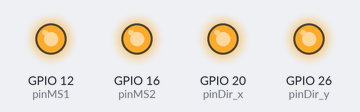
Recording of a program running on a simulated Raspberry Pi (BCM pin numbers). Parts: output pins drawn as LEDs (lit = HIGH). The clock reads 2024-03-15 10:24:30 at power-on unless the program sets it; pins used as bus, display or sensor lines are not drawn.

Above: at 0.1 s.
At 4.8 s:
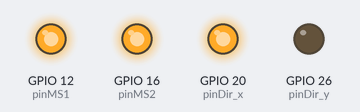
At 10.5 s:
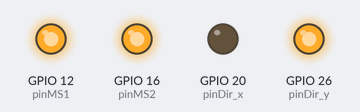
At 20.4 s:
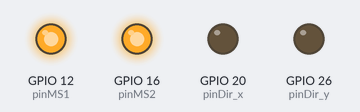
Timing chart, 0 to 22.0 s (numbered marks = the images above):
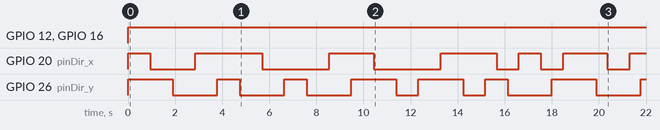

Measured:
- by itself, GPIO 12 (pinMS1), GPIO 16 (pinMS2): LOW → HIGH at 0.00 s
- by itself, GPIO 20 (pinDir_x): LOW → HIGH at 0.00 s, → LOW 0.95 s later, → HIGH 1.9 s later, → LOW 2.8 s later, … (13 changes in this stretch)
- by itself, GPIO 26 (pinDir_y): LOW → HIGH at 0.00 s, → LOW 1.9 s later, → HIGH 1.9 s later, → LOW 0.95 s later, … (15 changes in this stretch)

The program:

2d_drawer.py
```python
import gpiozero
import time

pinMS1 = gpiozero.DigitalOutputDevice(12)
pinMS2 = gpiozero.DigitalOutputDevice(16)
pinStep_y = gpiozero.DigitalOutputDevice(19)
pinDir_y =  gpiozero.DigitalOutputDevice(26)
pinStep_x = gpiozero.DigitalOutputDevice(21)
pinDir_x =  gpiozero.DigitalOutputDevice(20)

start = time.time()

pinMS1.on()
pinMS2.on()

def take_x_step(direction):
    if(direction<0):
        pinDir_x.value = 0
    else:
        pinDir_x.value = 1

    pinStep_x.on()
    time.sleep(.0005)
    pinStep_x.off()
    return

def take_y_step(direction):
    if(direction<0):
        pinDir_y.value = 0
    else:
        pinDir_y.value = 1
    pinStep_y.on()
    time.sleep(.0005)
    pinStep_y.off()
    return


def take_y_steps(direction=1,steps = 10):
    for i in xrange(0,steps):
        take_y_step(direction)
    return

def take_x_steps(direction=1,steps = 10):
    for i in xrange(0,steps):
        take_x_step(direction)
    return


if __name__=="__main__":

    # take_steps(1,8000)
    # take_steps(-1,8000)
    # take_steps(1,7000)
    # take_steps(-1,7000)
    # take_steps(1,6000)
    # take_steps(-1,6000)
    # take_steps(1,5000)
    # take_steps(-1,5000)
    # take_steps(1,4000)
    # take_steps(-1,4000)
    # take_steps(1,3000)
    # take_steps(-1,3000)

    sizes = [900, 800, 700, 600, 400, 300, 200, 100]

    for n in sizes:


        for i in xrange(n):
            take_x_steps(1,1)
            take_y_steps(1,1)
        for i in xrange(n):
            take_x_steps(-1,1)
            take_y_steps(1,1)
        for i in xrange(n):
            take_x_steps(-1,1)
            take_y_steps(-1,1)
        for i in xrange(n):
            take_x_steps(1,1)
            take_y_steps(-1,1)


        for i in xrange(n):
            take_x_steps(1,1)
            take_y_steps(1,1)
        for i in xrange(n):
            take_x_steps(1,1)
            take_y_steps(-1,1)
        for i in xrange(n):
            take_x_steps(-1,1)
            take_y_steps(-1,1)
        for i in xrange(n):
            take_x_steps(-1,1)
            take_y_steps(1,1)


        for i in xrange(n):
            take_x_steps(-1,1)
            take_y_steps(-1,1)
        for i in xrange(n):
            take_x_steps(1,1)
            take_y_steps(-1,1)
        for i in xrange(n):
            take_x_steps(1,1)
            take_y_steps(1,1)
        for i in xrange(n):
            take_x_steps(-1,1)
            take_y_steps(1,1)


        for i in xrange(n):
            take_x_steps(-1,1)
            take_y_steps(-1,1)
        for i in xrange(n):
            take_x_steps(-1,1)
            take_y_steps(1,1)
        for i in xrange(n):
            take_x_steps(1,1)
            take_y_steps(1,1)
        for i in xrange(n):
            take_x_steps(1,1)
            take_y_steps(-1,1)

        take_y_steps(1,n)
        take_x_steps(-1,n)
        take_y_steps(-1,n)
        take_x_steps(1,n)

        take_y_steps(-1,n)
        take_x_steps(-1,n)
        take_y_steps(1,n)
        take_x_steps(1,n)

        take_y_steps(1,n)
        take_x_steps(1,n)
        take_y_steps(-1,n)
        take_x_steps(-1,n)

        take_y_steps(-1,n)
        take_x_steps(1,n)
        take_y_steps(1,n)
        take_x_steps(-1,n)
```
